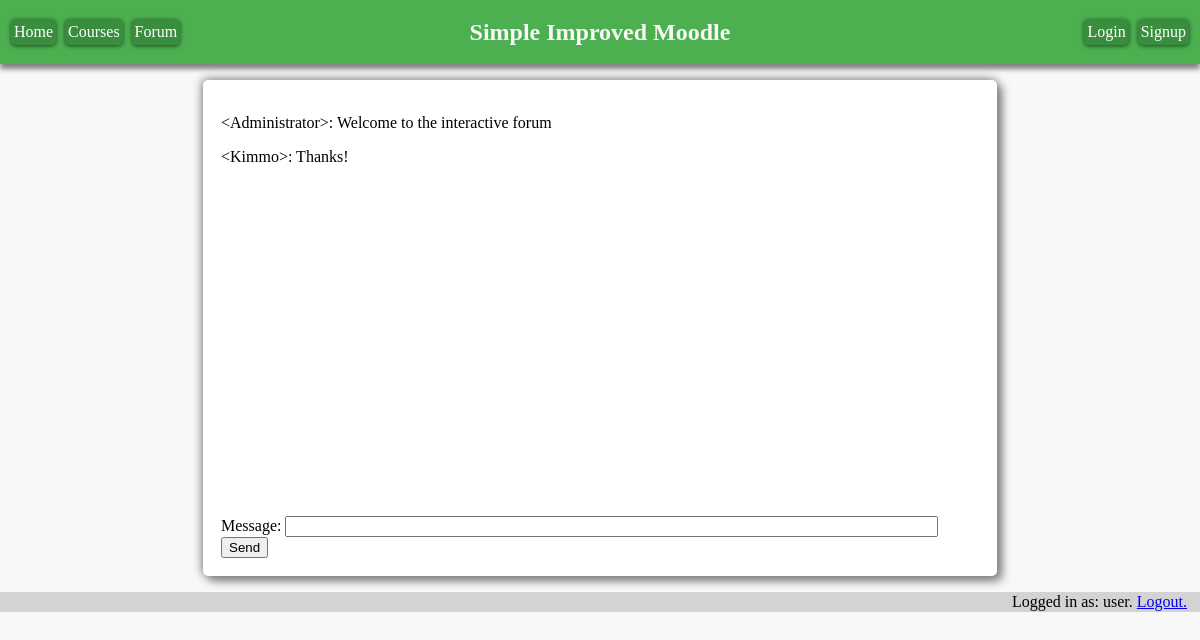
The app's page /forum.php (signed in), older data.
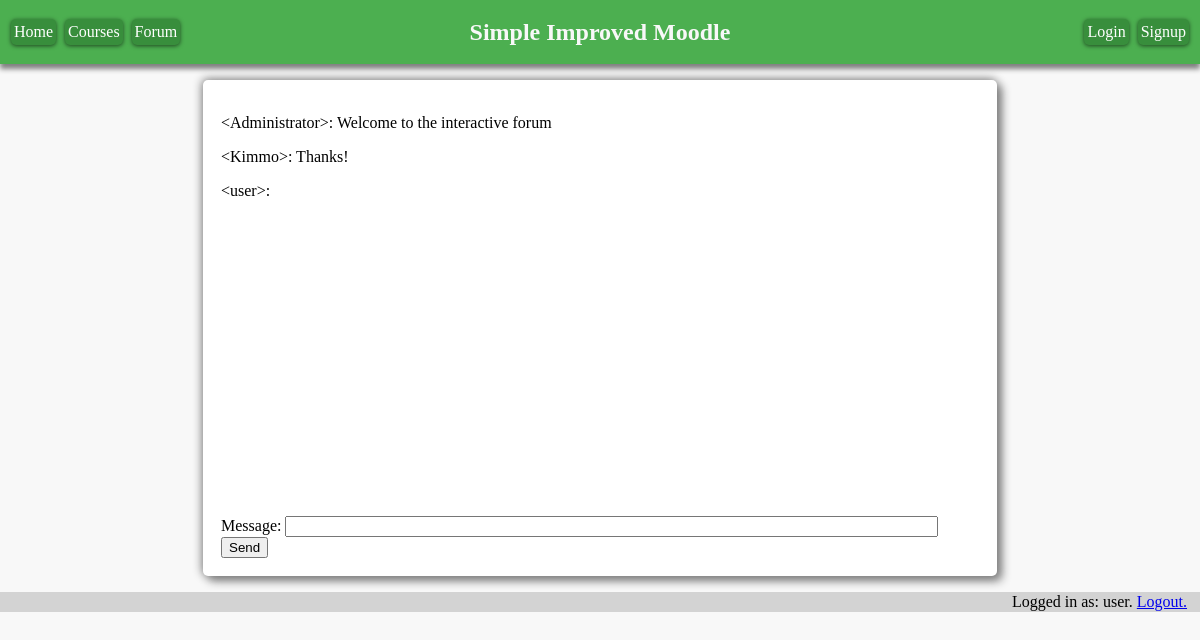
The same page, newer data.
### tables this page shows
CREATE TABLE Forum (
    messageId integer primary key,
    username varchar(100),
    content varchar(10000)
);

### forum.php (the view, shortened to what this page needs)
<?php
function showMessages(){
    $db = new SQLite3("SecureDB.sqlite", SQLITE3_OPEN_READWRITE);
    $query_result = $db->query("SELECT * FROM Forum");
    $row = $query_result->fetchArray();
    while($row){
        echo "<p>&lt;". $row[1]. "&gt;: " . $row[2] ."</p>";
        $row = $query_result->fetchArray();
    }
}
?>
<!doctype html>
<html lang="en">
<head>
    <link rel="stylesheet" href="style.css">
</head>
<body>
<header>
    <div id="navbar">
        <div id="navleft">
            <a class="btn" href="index.php" style="margin-right: 1%">Home</a>
            <a class="btn" href="courses.php" style="margin-right: 1%">Courses</a>
            <?php
            if ($_SESSION["username"] != "Guest"){
                echo '<a class="btn" href="forum.php" style="margin-right: 1%">Forum</a>';
            }
            ?>
        </div>
        <div id="navcentre">
            <h2 class="title">Simple Improved Moodle</h2></div>
        <div id="navright">
            <a class="btn" href="login.html" style="margin-right: 1%">Login</a>
            <a class="btn" href="signup.php">Signup</a>
        </div>
    </div>
</header>
<div class="card" style="">
    <div class="content" style="overflow: scroll; height: 400px">
        <?php
        showMessages();
        ?>
    </div>
    <form action="forum.php" method="post">
        <div class="content">
            <label> Message:
                <input type="text" name="message" style="width: 85%">
            </label>
            <input type="submit" value="Send">
        </div>
    </form>
</div>
<footer id="footer">
    <div id="loginfo">
        Logged in as: <?php echo $_SESSION["username"]."."; ?>
        <a href="logout.php">Logout.</a>
    </div>
</footer>
</body>
</html>

Row changes from the older to the newer data that the page shows:
added forum: username "user"
